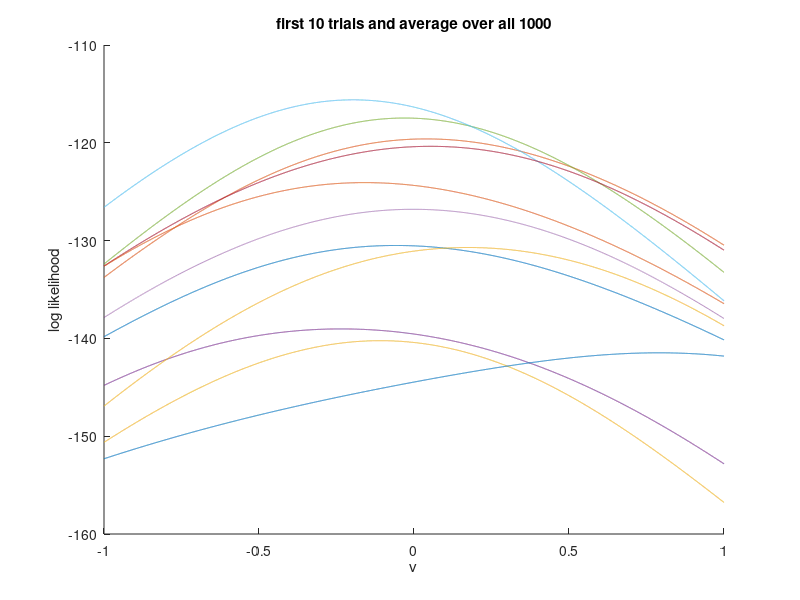

Reproduce this figure in MATLAB.
load('hwp8p5b.mat')
f = @(x,v) 1 ./ (pi * (1 + (x-v).^2));
%part b
med = zeros(1,size(X,2));
men = zeros(1,size(X,2));
mle = zeros(1,size(X,2));
v = linspace(-10,10,1e4);
for i = 1:size(X,2)
    med(i) = median(X(:,i));
    men(i) = mean(X(:,i));
    l = 0;
    for n = 1:size(X,1)
        l = l + log(f(X(n,i),v));
    end
    [val ind] = max(l);
    mle(i) = v(ind);
end
mse = [sum(med.^2)/size(med,2) sum(men.^2)/size(men,2) sum(mle.^2)/size(mle,2)];
%median:0.0518 mean:906.2220 mle:0.0415
%part c
clf
hold on
v = linspace(-1,1,1e4);
for col = 1:10
    l = 0;
    for n = 1:size(X,1)
        l = l + log(f(X(n,col),v));
    end
    plot(v,l)
end
%hold off
loglike = zeros(size(X,2),size(v,2));
for col = 1:size(X,2)
    for n = 1:size(X,1)
        loglike(col,:) = loglike(col,:) + log(f(X(n,col),v));
    end
end
average = zeros(size(v));
for i = 1:length(average)
    average(i) = mean(loglike(:,i));
end
plot(v,average,'--')
hold off
xlabel('v')
ylabel('log likelihood')
title('first 10 trials and average over all 1000')